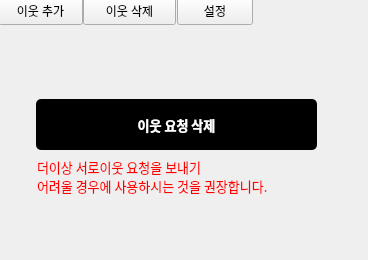
<?xml version="1.0" encoding="UTF-8"?>
<ui version="4.0">
 <class>Dialog</class>
 <widget class="QDialog" name="Dialog">
  <property name="geometry">
   <rect>
    <x>0</x>
    <y>0</y>
    <width>368</width>
    <height>260</height>
   </rect>
  </property>
  <property name="windowTitle">
   <string>Dialog</string>
  </property>
  <widget class="QPushButton" name="Delete">
   <property name="geometry">
    <rect>
     <x>36</x>
     <y>99</y>
     <width>281</width>
     <height>51</height>
    </rect>
   </property>
   <property name="sizePolicy">
    <sizepolicy hsizetype="Fixed" vsizetype="Fixed">
     <horstretch>0</horstretch>
     <verstretch>0</verstretch>
    </sizepolicy>
   </property>
   <property name="font">
    <font>
     <family>Spoqa Han Sans Neo Bold</family>
     <pointsize>10</pointsize>
     <weight>75</weight>
     <bold>true</bold>
    </font>
   </property>
   <property name="styleSheet">
    <string notr="true">background-color: black;
border-radius: 5px;
color : white;</string>
   </property>
   <property name="text">
    <string>이웃 요청 삭제</string>
   </property>
  </widget>
  <widget class="QLabel" name="label_9">
   <property name="geometry">
    <rect>
     <x>37</x>
     <y>151</y>
     <width>314</width>
     <height>51</height>
    </rect>
   </property>
   <property name="sizePolicy">
    <sizepolicy hsizetype="Fixed" vsizetype="Fixed">
     <horstretch>0</horstretch>
     <verstretch>0</verstretch>
    </sizepolicy>
   </property>
   <property name="font">
    <font>
     <family>Spoqa Han Sans Neo</family>
     <pointsize>9</pointsize>
    </font>
   </property>
   <property name="styleSheet">
    <string notr="true">color:red;</string>
   </property>
   <property name="text">
    <string>&lt;html&gt;&lt;head/&gt;&lt;body&gt;&lt;p&gt;&lt;span style=&quot; font-size:10pt;&quot;&gt;더이상 서로이웃 요청을 보내기&lt;br/&gt; 어려울 경우에 사용하시는 것을 권장합니다.&lt;/span&gt;&lt;/p&gt;&lt;/body&gt;&lt;/html&gt;</string>
   </property>
  </widget>
  <widget class="QPushButton" name="ButtonDelete">
   <property name="geometry">
    <rect>
     <x>83</x>
     <y>-3</y>
     <width>93</width>
     <height>28</height>
    </rect>
   </property>
   <property name="text">
    <string>이웃 삭제</string>
   </property>
  </widget>
  <widget class="QPushButton" name="ButtonAdd">
   <property name="geometry">
    <rect>
     <x>-2</x>
     <y>-3</y>
     <width>85</width>
     <height>28</height>
    </rect>
   </property>
   <property name="text">
    <string>이웃 추가</string>
   </property>
  </widget>
  <widget class="QPushButton" name="ButtonSetting">
   <property name="geometry">
    <rect>
     <x>177</x>
     <y>-3</y>
     <width>76</width>
     <height>28</height>
    </rect>
   </property>
   <property name="text">
    <string>설정</string>
   </property>
  </widget>
 </widget>
 <resources/>
 <connections/>
</ui>
